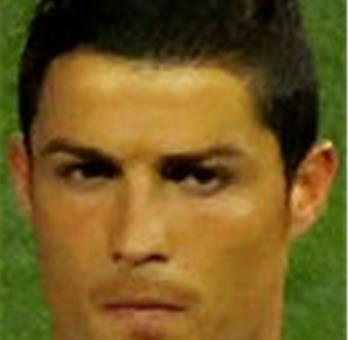
#> input picture images/ronaldo.jpg, 348 x 340 px
$ jupyter execute 'Chương 12.ipynb'
#> lines starting #> are read from the running program, lines starting #| are printed output that depends on the picture
[cell 1]
import numpy as np
import matplotlib.pyplot as plt
from skimage import io, color, data, img_as_float
from skimage.restoration import denoise_tv_chambolle
import os

# Đọc ảnh gốc và chuyển sang grayscale
image = color.rgb2gray(io.imread('images/ronaldo.jpg'))
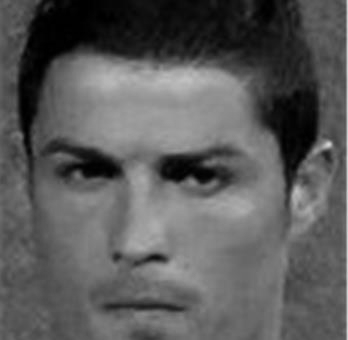
#> image: shape (340, 348) float64; min 0, max 0.851, mean 0.357

# Tạo ảnh nhiễu bằng cách thêm nhiễu Gaussian vào ảnh gốc
noisy_img = image + 0.5 * image.std() * np.random.randn(*image.shape)
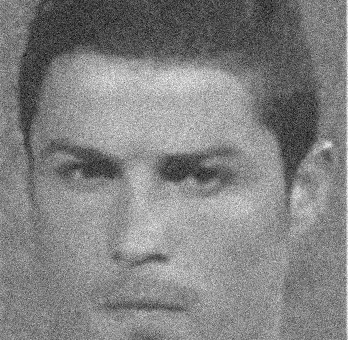
#> noisy_img: shape (340, 348) float64; min -0.326, max 1.01, mean 0.357; drawn with min black and max white

# Hiển thị ảnh gốc và ảnh nhiễu
plt.figure(figsize=(12, 9))

# Hiển thị ảnh gốc
plt.subplot(221)
plt.imshow(image, cmap='gray')
plt.axis('off')
plt.title('Original Image', size=20)

# Hiển thị ảnh nhiễu
plt.subplot(222)
plt.imshow(noisy_img, cmap='gray')
plt.axis('off')
plt.title('Noisy Image', size=20)

# Áp dụng Total Variation Denoising với trọng số = 0.1
denoised_img = denoise_tv_chambolle(noisy_img, weight=0.1)
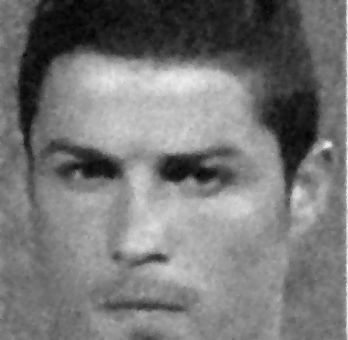
#> denoised_img: shape (340, 348) float64; min -0.0486, max 0.818, mean 0.357; drawn with min black and max white

# Hiển thị ảnh đã loại bỏ nhiễu với trọng số = 0.1
plt.subplot(223)
plt.imshow(denoised_img, cmap='gray')
plt.axis('off')
plt.title('Denoised (weight=0.1)', size=20)

# Áp dụng Total Variation Denoising với trọng số = 1
denoised_img = denoise_tv_chambolle(noisy_img, weight=1)
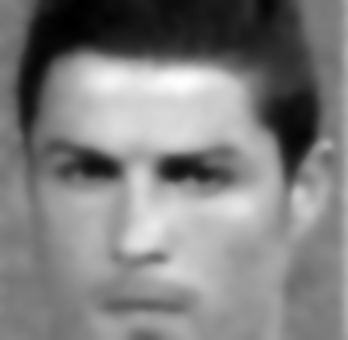
#> denoised_img: shape (340, 348) float64; min -0.00467, max 0.714, mean 0.357; drawn with min black and max white

# Hiển thị ảnh đã loại bỏ nhiễu với trọng số = 1
plt.subplot(224)
plt.imshow(denoised_img, cmap='gray')
plt.axis('off')
plt.title('Denoised (weight=1)', size=20)

# Hiển thị tất cả ảnh
plt.tight_layout()
plt.show()

# Lưu ảnh kết quả vào thư mục chỉ định
output_folder = 'output_images'  # Thư mục lưu ảnh kết quả

output_path_1 = os.path.join(output_folder, 'chuong_12_denoised_weight_0.1(3).png')  # Đường dẫn lưu ảnh với weight=0.1
output_path_2 = os.path.join(output_folder, 'chuong 12_denoised_weight_1(3).png')  # Đường dẫn lưu ảnh với weight=1

# Lưu ảnh kết quả
plt.imsave(output_path_1, denoised_img)  # Lưu ảnh với trọng số 0.1
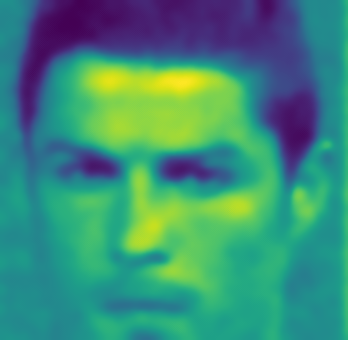
#> saved as chuong_12_denoised_weight_0.1(3).png: shape (340, 348, 3); mean R, G, B 61.1, 140.6, 120.5
plt.imsave(output_path_2, denoised_img)  # Lưu ảnh với trọng số 1
